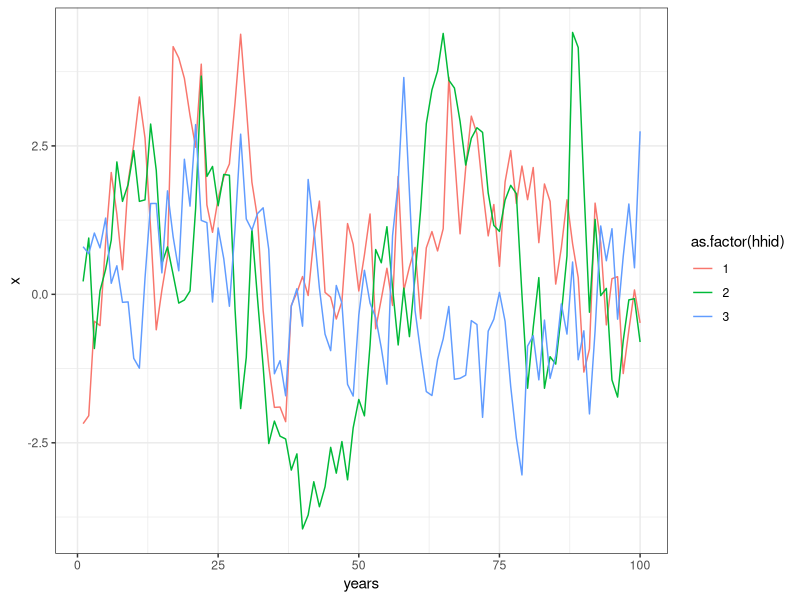
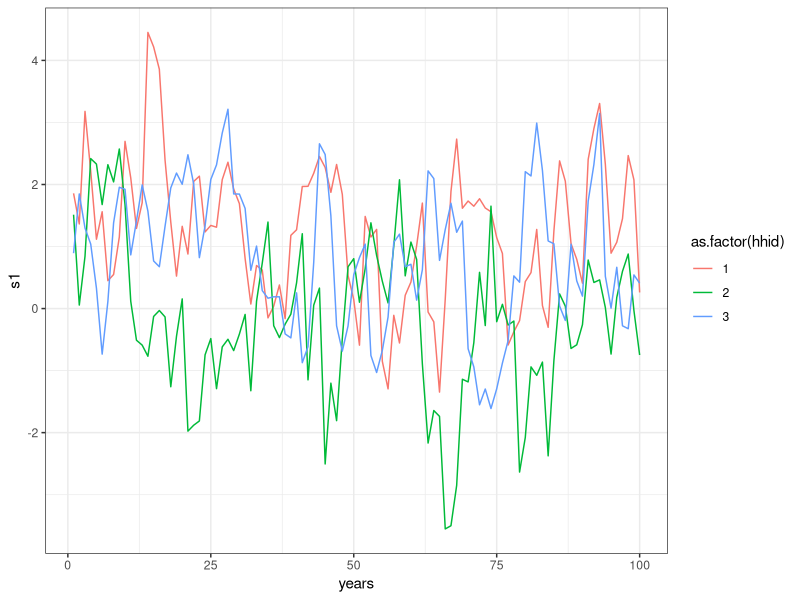

The R script that drew these images, in order:
#### ---- Project: APHRC Wash Data ----
#### ---- Task: Simulation ----
#### ---- Sub-task: Simulate S1 and S2 based on AR1 covariates and switch prop. ----
#### ---- By: Steve and Jonathan ----
#### ---- Date: 2019 Nov 09 (Sat) ----

library(mvtnorm)
library(data.table)
library(dplyr)
options(dplyr.width = Inf)

library(tidyr)
library(tibble)
library(nlme)

library(ggplot2)
theme_set(theme_bw() +
   theme(panel.spacing=grid::unit(0,"lines")))

set.seed(7777)

# Simulation parameters
nsims <- 1		# Number of simulations to run
nHH <- 3			# Number of HH (primary units) per year

nyrs <- 100		# Number of years to simulate
yrs <- 1:nyrs 	# Years to simulate
N <- nyrs * nHH

# AR1 process simulation
phi <- 0.8
sdeps <- 1

ar1Fun <- function(phi, sdeps, nyrs, nHH){
	
	# Simulate for every HH for all the years
	df_list <- list()
	for (hh in 1:nHH){
		sdAsymp <- sdeps/sqrt(1 - phi^2)
		x0 <- rnorm(1, 0, sdAsymp)
		eps <- rnorm(nyrs, 0, sdeps)
		x <- numeric(nyrs)
		years <- numeric(nyrs)
		for (yr in 1:nyrs){
			years[[yr]] <- yr
			xprev <- ifelse(yr==1, x0, x[[yr-1]])
			x[[yr]] <- phi*xprev + eps[[yr]]
		}
		dat <- data.frame(x = x, years = years, hhid = hh)
		df_list[[hh]] <- dat
	}
	df <- do.call(rbind, df_list) # Merge all the dataset for all the HH
	return(df)
}

## Try the ar1Fun function
x1_df <- ar1Fun(phi = 0.8, sdeps = 1, nyrs = 100, nHH = 3)

print(x1_df)

print(ggplot(x1_df, aes(x = years, y = x, colour = as.factor(hhid), group = as.factor(hhid)))
	+ geom_line()
#	+ scale_colour_viridis_d(name = "HHID")
)

## Simulate Unmeasured (xu) and Measured (xm) covariates
xu <- ar1Fun(phi = phi, sdeps = sdeps, nyrs = nyrs, nHH = nHH)
xm <- ar1Fun(phi = phi, sdeps = sdeps, nyrs = nyrs, nHH = nHH)

## Create dataframe of the two coveriates
temp_df <- (xu
	%>% setnames("x", "xu")
	%>% right_join(xm)
	%>% setnames("x", "xm")
)


# True parameter values

## Intercept
s1_B0 <- 0.2
s2_B0 <- 0.3

## Measured
s1_M <- 0.4
s2_M <- 0.5

## Unmeasured
s1_U <- 0.6
s2_U <- 0.7

# Construct varaice covariance matrix
## Correlation matrix
cor_s1s2 <- 0.20
corMat <- matrix(
	c(1, cor_s1s2
		, cor_s1s2, 1
	), 2, 2
)

## Sd
s1_sd <- 0.5
s2_sd <- 0.3
sdVec <- c(s1_sd, s2_sd)
varMat <- sdVec %*% t(sdVec)
varMat
corMat
# varcov matrix
covMat <- varMat * corMat
covMat


# Simulate B0 for each year and then merge to temp_df data. Different HHs have same B0 for same year
betas0 <- (MASS::mvrnorm(nyrs
		, mu = c(s1_B0, s2_B0)
		, Sigma = covMat
		, empirical = TRUE
	)
	%>% data.frame()
	%>% mutate(years = 1:nyrs)
	%>% right_join(temp_df)
	%>% select(c("X1", "X2"))
	%>% setnames(names(.), c("s1_B0", "s2_B0"))
)
print(betas0)

# Question: Should we also simulate HH randef?

## Simulate HH-level random effects (residual error)
hhRE <- MASS::mvrnorm(nHH
	, mu = c(0, 0)
	, Sigma = covMat
	, empirical = TRUE
)
hhRE <- hhRE[temp_df$hhid, ]

dat <- (temp_df
	%>% mutate(s1 = betas0[,1] + s1_M*xm + s1_U*xu + hhRE[,1]
		, s2 = betas0[,2] + s2_M*xm + s2_U*xu + hhRE[,2]  
		, s1bin = rbinom(N, 1, plogis(s1))
		, s2bin = rbinom(N, 1, plogis(s2))
	)
)

print(data.frame(dat))

## Plot simulated services (continuous)

print(ggplot(dat, aes(x = years, y = s1, colour = as.factor(hhid), group = as.factor(hhid)))
	+ geom_line()
#	+ scale_colour_viridis_d(name = "HHID")
)


quit()


save(file = "simSwitch.rda"
	, corMat
	, covMat
)

